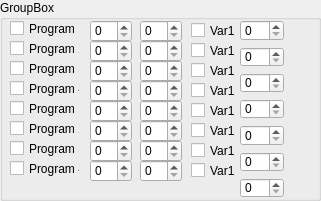
   <widget class="QGroupBox" name="groupBox_15">
    <property name="geometry">
     <rect>
      <x>670</x>
      <y>480</y>
      <width>321</width>
      <height>201</height>
     </rect>
    </property>
    <property name="title">
     <string>GroupBox</string>
    </property>
    <widget class="QCheckBox" name="checkBox_13">
     <property name="geometry">
      <rect>
       <x>10</x>
       <y>20</y>
       <width>70</width>
       <height>17</height>
      </rect>
     </property>
     <property name="text">
      <string>Program 1</string>
     </property>
    </widget>
    <widget class="QCheckBox" name="checkBox_14">
     <property name="geometry">
      <rect>
       <x>10</x>
       <y>40</y>
       <width>70</width>
       <height>17</height>
      </rect>
     </property>
     <property name="text">
      <string>Program 2</string>
     </property>
    </widget>
    <widget class="QCheckBox" name="checkBox_15">
     <property name="geometry">
      <rect>
       <x>10</x>
       <y>60</y>
       <width>70</width>
       <height>17</height>
      </rect>
     </property>
     <property name="text">
      <string>Program 3</string>
     </property>
    </widget>
    <widget class="QCheckBox" name="checkBox_16">
     <property name="geometry">
      <rect>
       <x>10</x>
       <y>80</y>
       <width>70</width>
       <height>17</height>
      </rect>
     </property>
     <property name="text">
      <string>Program 4</string>
     </property>
    </widget>
    <widget class="QSpinBox" name="spinBox_15">
     <property name="geometry">
      <rect>
       <x>90</x>
       <y>20</y>
       <width>42</width>
       <height>22</height>
      </rect>
     </property>
    </widget>
    <widget class="QSpinBox" name="spinBox_16">
     <property name="geometry">
      <rect>
       <x>90</x>
       <y>40</y>
       <width>42</width>
       <height>22</height>
      </rect>
     </property>
    </widget>
    <widget class="QSpinBox" name="spinBox_17">
     <property name="geometry">
      <rect>
       <x>90</x>
       <y>60</y>
       <width>42</width>
       <height>22</height>
      </rect>
     </property>
    </widget>
    <widget class="QSpinBox" name="spinBox_18">
     <property name="geometry">
      <rect>
       <x>90</x>
       <y>80</y>
       <width>42</width>
       <height>22</height>
      </rect>
     </property>
    </widget>
    <widget class="QSpinBox" name="spinBox_19">
     <property name="geometry">
      <rect>
       <x>140</x>
       <y>20</y>
       <width>42</width>
       <height>22</height>
      </rect>
     </property>
    </widget>
    <widget class="QSpinBox" name="spinBox_20">
     <property name="geometry">
      <rect>
       <x>140</x>
       <y>40</y>
       <width>42</width>
       <height>22</height>
      </rect>
     </property>
    </widget>
    <widget class="QSpinBox" name="spinBox_21">
     <property name="geometry">
      <rect>
       <x>140</x>
       <y>60</y>
       <width>42</width>
       <height>22</height>
      </rect>
     </property>
    </widget>
    <widget class="QSpinBox" name="spinBox_22">
     <property name="geometry">
      <rect>
       <x>140</x>
       <y>80</y>
       <width>42</width>
       <height>22</height>
      </rect>
     </property>
    </widget>
    <widget class="QSpinBox" name="spinBox_23">
     <property name="geometry">
      <rect>
       <x>140</x>
       <y>120</y>
       <width>42</width>
       <height>22</height>
      </rect>
     </property>
    </widget>
    <widget class="QSpinBox" name="spinBox_24">
     <property name="geometry">
      <rect>
       <x>140</x>
       <y>140</y>
       <width>42</width>
       <height>22</height>
      </rect>
     </property>
    </widget>
    <widget class="QCheckBox" name="checkBox_17">
     <property name="geometry">
      <rect>
       <x>10</x>
       <y>120</y>
       <width>70</width>
       <height>17</height>
      </rect>
     </property>
     <property name="text">
      <string>Program 2</string>
     </property>
    </widget>
    <widget class="QSpinBox" name="spinBox_25">
     <property name="geometry">
      <rect>
       <x>90</x>
       <y>160</y>
       <width>42</width>
       <height>22</height>
      </rect>
     </property>
    </widget>
    <widget class="QCheckBox" name="checkBox_18">
     <property name="geometry">
      <rect>
       <x>10</x>
       <y>100</y>
       <width>70</width>
       <height>17</height>
      </rect>
     </property>
     <property name="text">
      <string>Program 1</string>
     </property>
    </widget>
    <widget class="QSpinBox" name="spinBox_26">
     <property name="geometry">
      <rect>
       <x>90</x>
       <y>120</y>
       <width>42</width>
       <height>22</height>
      </rect>
     </property>
    </widget>
    <widget class="QSpinBox" name="spinBox_27">
     <property name="geometry">
      <rect>
       <x>90</x>
       <y>140</y>
       <width>42</width>
       <height>22</height>
      </rect>
     </property>
    </widget>
    <widget class="QCheckBox" name="checkBox_19">
     <property name="geometry">
      <rect>
       <x>10</x>
       <y>140</y>
       <width>70</width>
       <height>17</height>
      </rect>
     </property>
     <property name="text">
      <string>Program 3</string>
     </property>
    </widget>
    <widget class="QSpinBox" name="spinBox_28">
     <property name="geometry">
      <rect>
       <x>90</x>
       <y>100</y>
       <width>42</width>
       <height>22</height>
      </rect>
     </property>
    </widget>
    <widget class="QSpinBox" name="spinBox_29">
     <property name="geometry">
      <rect>
       <x>140</x>
       <y>100</y>
       <width>42</width>
       <height>22</height>
      </rect>
     </property>
    </widget>
    <widget class="QCheckBox" name="checkBox_20">
     <property name="geometry">
      <rect>
       <x>10</x>
       <y>160</y>
       <width>70</width>
       <height>17</height>
      </rect>
     </property>
     <property name="text">
      <string>Program 4</string>
     </property>
    </widget>
    <widget class="QSpinBox" name="spinBox_30">
     <property name="geometry">
      <rect>
       <x>140</x>
       <y>160</y>
       <width>42</width>
       <height>22</height>
      </rect>
     </property>
    </widget>
    <widget class="QCheckBox" name="checkBox">
     <property name="geometry">
      <rect>
       <x>191</x>
       <y>22</y>
       <width>44</width>
       <height>17</height>
      </rect>
     </property>
     <property name="text">
      <string>Var1</string>
     </property>
    </widget>
    <widget class="QCheckBox" name="checkBox_2">
     <property name="geometry">
      <rect>
       <x>191</x>
       <y>42</y>
       <width>44</width>
       <height>17</height>
      </rect>
     </property>
     <property name="text">
      <string>Var1</string>
     </property>
    </widget>
    <widget class="QCheckBox" name="checkBox_6">
     <property name="geometry">
      <rect>
       <x>191</x>
       <y>62</y>
       <width>44</width>
       <height>17</height>
      </rect>
     </property>
     <property name="text">
      <string>Var1</string>
     </property>
    </widget>
    <widget class="QCheckBox" name="checkBox_9">
     <property name="geometry">
      <rect>
       <x>191</x>
       <y>82</y>
       <width>44</width>
       <height>17</height>
      </rect>
     </property>
     <property name="text">
      <string>Var1</string>
     </property>
    </widget>
    <widget class="QCheckBox" name="checkBox_21">
     <property name="geometry">
      <rect>
       <x>191</x>
       <y>102</y>
       <width>44</width>
       <height>17</height>
      </rect>
     </property>
     <property name="text">
      <string>Var1</string>
     </property>
    </widget>
    <widget class="QCheckBox" name="checkBox_24">
     <property name="geometry">
      <rect>
       <x>191</x>
       <y>162</y>
       <width>44</width>
       <height>17</height>
      </rect>
     </property>
     <property name="text">
      <string>Var1</string>
     </property>
    </widget>
    <widget class="QCheckBox" name="checkBox_23">
     <property name="geometry">
      <rect>
       <x>191</x>
       <y>142</y>
       <width>44</width>
       <height>17</height>
      </rect>
     </property>
     <property name="text">
      <string>Var1</string>
     </property>
    </widget>
    <widget class="QCheckBox" name="checkBox_22">
     <property name="geometry">
      <rect>
       <x>191</x>
       <y>122</y>
       <width>44</width>
       <height>17</height>
      </rect>
     </property>
     <property name="text">
      <string>Var1</string>
     </property>
    </widget>
    <widget class="QWidget" name="layoutWidget">
     <property name="geometry">
      <rect>
       <x>240</x>
       <y>20</y>
       <width>44</width>
       <height>204</height>
      </rect>
     </property>
     <layout class="QVBoxLayout" name="verticalLayout_8">
      <item>
       <widget class="QSpinBox" name="spinBox"/>
      </item>
      <item>
       <widget class="QSpinBox" name="spinBox_2"/>
      </item>
      <item>
       <widget class="QSpinBox" name="spinBox_9"/>
      </item>
      <item>
       <widget class="QSpinBox" name="spinBox_11"/>
      </item>
      <item>
       <widget class="QSpinBox" name="spinBox_31"/>
      </item>
      <item>
       <widget class="QSpinBox" name="spinBox_32"/>
      </item>
      <item>
       <widget class="QSpinBox" name="spinBox_33"/>
      </item>
      <item>
       <widget class="QSpinBox" name="spinBox_34"/>
      </item>
     </layout>
    </widget>
   </widget>
